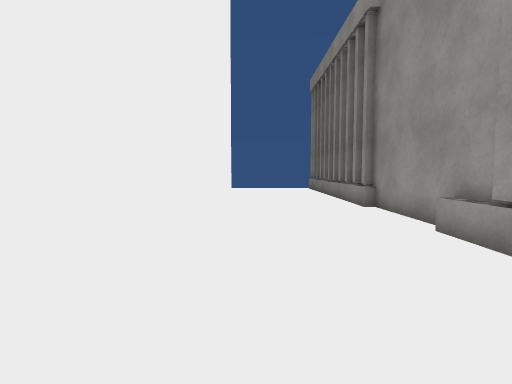
View 1 (above)

13 first-person views from a walk through a scene from a Unity 3-D project. The camera is 1.2 m above the floor, tilts 4° down and sees 80° across. The floor is counted in squares, 1 m on a side. Each view is taken from the middle of a square. On the plan, view 1 faces up. The plan holds only what a view shows up to about 13 squares ahead; the rest is blank. The place goes on beyond the plan. Surface patterns are stand-ins for the level's own textures.

View 2
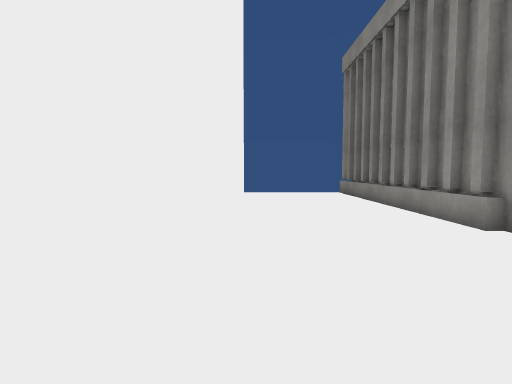

View 3
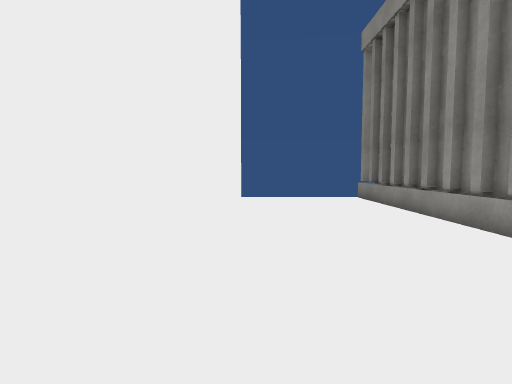

View 4
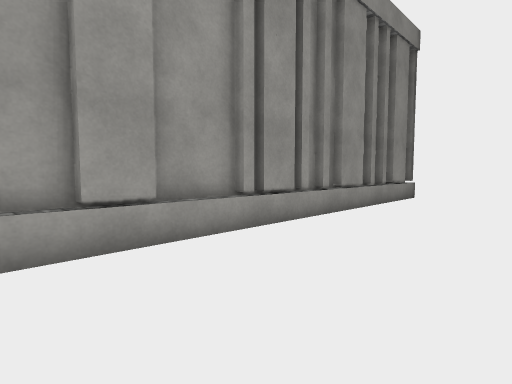

View 5
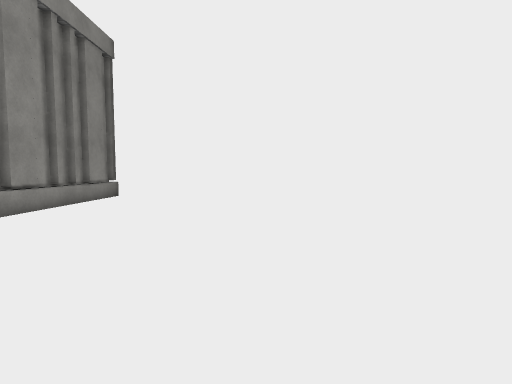

View 6
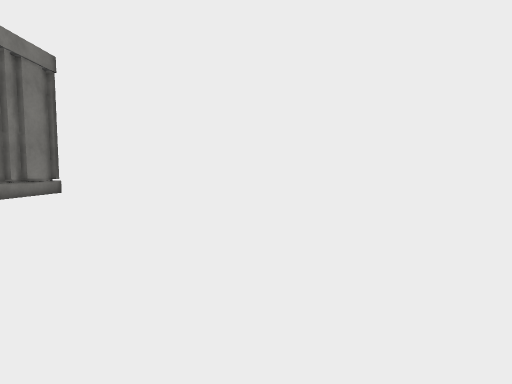

View 7
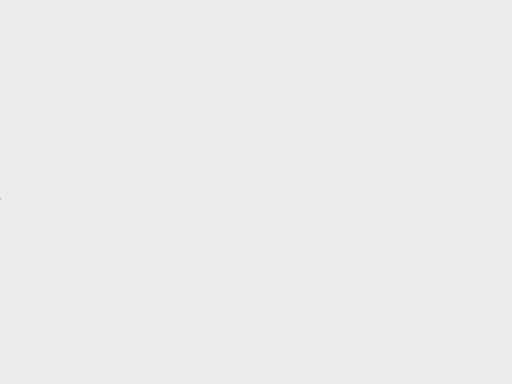

View 8
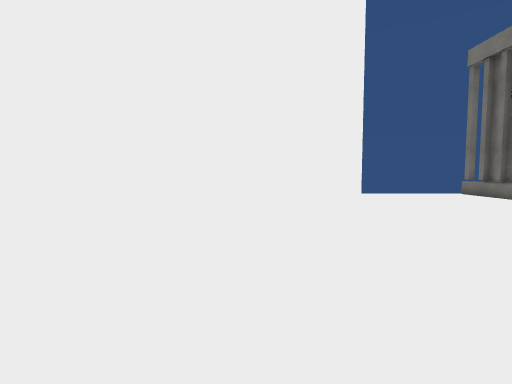

View 9
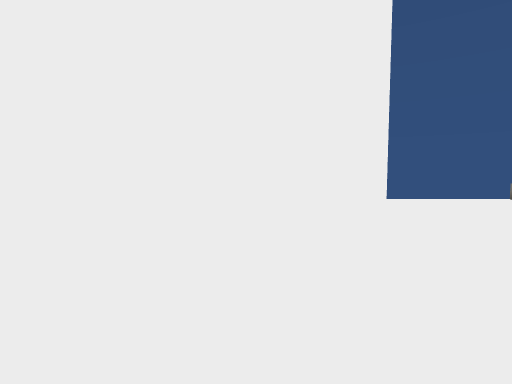

View 10
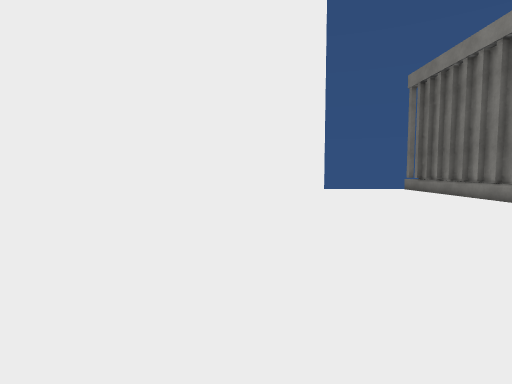

View 11
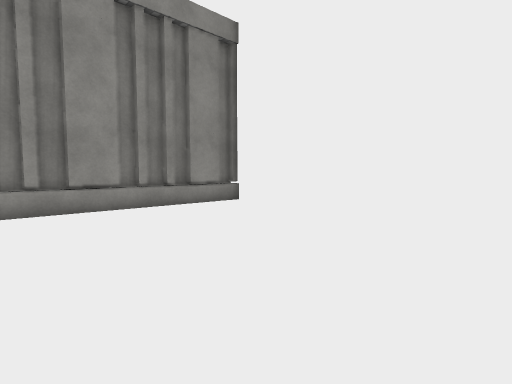

View 12
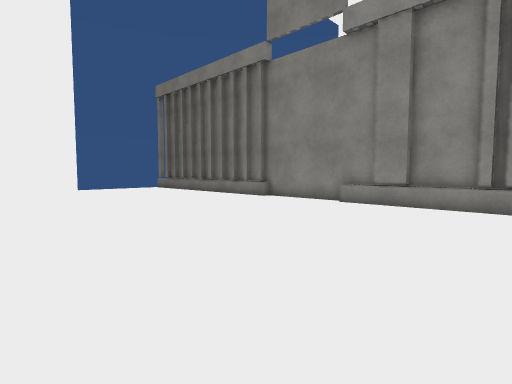

View 13
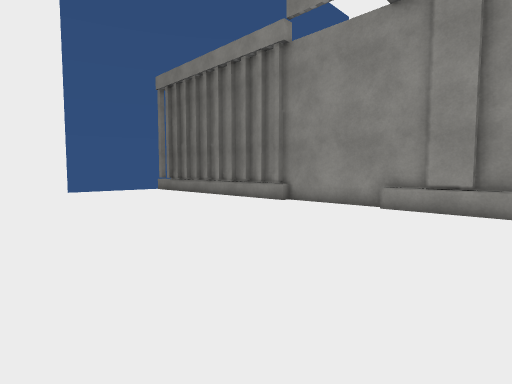

### Floor plan
Points are (right, up) in squares from view 1. A wall is a line through its corners. A room is listed if a view was taken in it or the views show most of it. See-through windows are left out.
Room 1 (views 1, 2, 3, 4, 5, 6, 7, 8, 9, 10, 11, 12, 13)
walls: (3.6, 10) (3.6, 20.8); (-1.6, 20.5) (-9, 15.1) (-9, 11.1) (-9.4, 11.1) (-9.4, 4.3) (-9, 4.3) (-9, -3.6) (-1.9, -8.8); (-2, -8.6) (3.6, -8.6) (3.6, 6.1); (4, -8.4) (4, 17.9)

Where each view was taken, in squares from view 1:
view 1: 0 up, 0 right, facing up
view 2: 4 up, 1 left, facing up
view 3: 7 up, 1 left, facing up
view 4: 6 up, 1 left, facing down-right
view 5: 6 up, 3 left, facing down
view 6: 8 up, 7 left, facing down
view 7: 4 up, 7 left, facing down
view 8: 5 up, 7 left, facing up
view 9: 8 up, 7 left, facing up
view 10: 1 up, 6 left, facing up
view 11: 0 up, 6 left, facing down-right
view 12: 0 up, 7 left, facing up-right
view 13: 2 up, 6 left, facing up-right
